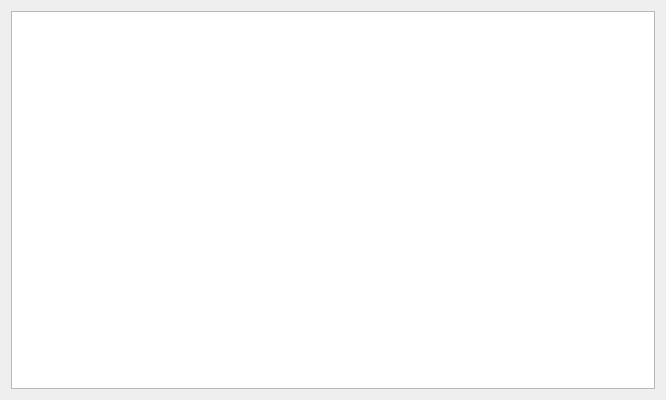
<?xml version="1.0" encoding="UTF-8"?>
<ui version="4.0">
 <class>DebugViewWNDClass</class>
 <widget class="QDialog" name="DebugViewWNDClass">
  <property name="geometry">
   <rect>
    <x>0</x>
    <y>0</y>
    <width>666</width>
    <height>400</height>
   </rect>
  </property>
  <property name="windowTitle">
   <string>DebugViewWND</string>
  </property>
  <layout class="QGridLayout" name="gridLayout">
   <item row="0" column="0">
    <widget class="QTableWidget" name="tableWidget"/>
   </item>
  </layout>
 </widget>
 <layoutdefault spacing="6" margin="11"/>
 <resources/>
 <connections/>
</ui>
